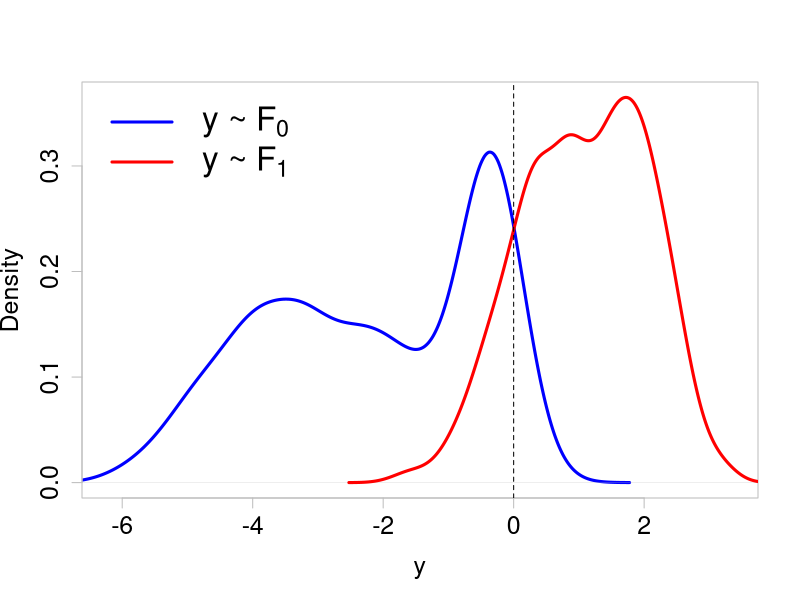

Recreate this plot in R.
# mixture.R
set.seed(42)

N = 1000
m0 = c(-4,-2,-.3)
m1 = c(.3, 1, 2)
s0 = runif(3, 0, 1)
s1 = runif(3, 0, 1)

x0 = rnorm(N, m0, s0)
x1 = rnorm(N, m1, s1)

den.x0 = density(x0)
den.x1 = density(x1)
h = max(den.x0$y, den.x1$y)

pdf('mixture.pdf')
plot(den.x0, lwd=3, xlim=range(x0,x1), ylim=c(0,h), col='blue',
     fg='grey', cex.axis=1.5, cex.lab=1.5, main='', xlab='y')
lines(den.x1, lwd=3, col='red')
abline(v=0, lty=2)
legend("topleft", legend=c(expression(y~"~"~F[0]),expression(y~"~"~F[1])),
       col=c('blue', 'red'), lwd=3, cex=2, bty='n')
dev.off()
